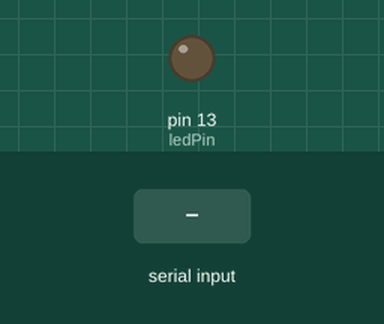
The sketch below on a simulated Arduino Mega 2560, built with avr-gcc and run on an emulated ATmega2560. Parts: output pins drawn as LEDs (lit = HIGH). The inputs (shaded band) are chosen by the test bench. What the sketch prints to the serial monitor is not drawn.

Above: at 1.3 s.
1.4 s: "1" received over the second serial link
Timing chart, 0 to 4.4 s (numbered marks = the images above; inputs shaded):
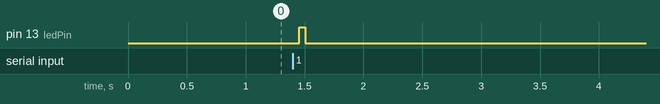

The sketch:

LRF_TEST.ino
```cpp
#include<avr/io.h>
#define F_CPU 16000000UL
#include<util/delay.h>
#include <inttypes.h>
#include <stdint.h>
const int ledPin =  13;
#define BAUD 19200                                   // define baud
#define BAUDRATE ((F_CPU)/(BAUD*16UL)-1)            // set baud rate value for UBRR

#define buffer_length 10
#define min_time 2

unsigned char incomingByte = 0;
unsigned int m_dist = 0;

//Slave ID
#define Slave_ID 0x10

//For single ranging
#define range_inst 0x83
#define range_insdes 0x00
#define range_checksum 0x7D
#define range_dl 4

//For Baud Rate 9600
#define setbaud_inst 0x9E
#define setbaud_insdes0 0x90
#define setbaud_insdes1 0x00
#define setbaud_insdes2 0x00
#define setbaud_insdes3 0x04
#define setbaud_checksum 0xCE
#define setbaud_dl 7

//For comm test
#define comtest_inst 0xC0
#define comtest_checksum 0x40
#define comtest_dl 3

//For Stop Ranging
#define srange_inst 0x84
#define srange_checksum 0x7C
#define srange_dl 3

//DISTANCE DATA PARAMS
#define dist_inst 0x01
#define dist_data_valid 0x7F
unsigned char dist_MSB = 0;
unsigned char dist_LSB = 0;
unsigned char dist_checksum = 0;

//Error Information
#define err_inst 0xE0
unsigned char err_inf = 0;
unsigned char err_checksum = 0;

unsigned char buffer[buffer_length ];
unsigned char buffer_r[buffer_length ];
int temp = 0;

void setup() {
  Serial.begin(9600);
  Serial1.begin(19200);
  Serial.println("setting Devices");
  delay(100);
  pinMode(ledPin, OUTPUT);
}


// functions to send data

//Sending Baud Rate Info
void send_Setbaud() {
  Serial.println("Baud Packet Init");
  temp = -1;
  buffer[0] = Slave_ID;
  buffer[1] = setbaud_inst;
  buffer[2] = setbaud_insdes0;
  buffer[3] = setbaud_insdes1;
  buffer[4] = setbaud_insdes2;
  buffer[5] = setbaud_insdes3;
  buffer[6] = setbaud_checksum;
  Serial1.write(buffer, setbaud_dl);  digitalWrite(ledPin, LOW);
}

//Sending Communication Test packet:0x60 Received if okay
void send_commtest() {
  Serial.println("Comm test Packet Init");
  temp = -1;
  buffer[0] = Slave_ID;
  buffer[1] = comtest_inst;
  buffer[2] = comtest_checksum;
  Serial1.write(buffer, comtest_dl);  digitalWrite(ledPin, LOW);
}

//Sending commands for single ranging
void send_ranging() {
  // Serial.println("TX DATA");
  digitalWrite(ledPin, LOW);
  temp = -1;
  buffer[0] = Slave_ID;
  buffer[1] = range_inst;
  buffer[2] = range_insdes;
  buffer[3] = range_checksum;
  Serial1.write(buffer, range_dl);
  digitalWrite(ledPin, LOW);
}

//Sending commands to stop ranging
void stop_ranging() {
  temp = -1;
  buffer[0] = Slave_ID;
  buffer[1] = srange_inst;
  buffer[2] = srange_checksum;

  do {
    while (!(UCSR1A & (1 << UDRE1)));
    UDR1 = buffer[++temp];
  } while (temp < srange_dl);

}

// function to receive data
unsigned char dist_recieve (void)
{
  /* while (!(UCSR1A) & (1 << RXC1));                // wait while data is being received
    return UDR1;        */                           // return 8-bit data
  if (Serial1.available() > 0) {
    // read the incoming byte:
    incomingByte = Serial1.read();
  }
  return incomingByte;
}

void dread() {
  int t = 0;

  if (Serial1.available()) {
    //  Serial.println("incomming");
    while (Serial1.available() > 0)
    { digitalWrite(ledPin, HIGH);
      buffer_r[t] = dist_recieve();
      t++;
    }
  }
  /*//Packet
     while(t>-1){
      Serial.println(buffer_r[t-1]);
      buffer_r[t-1]=0;
      t--;
      }*/

  if (buffer_r[0] != Slave_ID) {
    Serial.println("______ ModuleMissing ____");
  } else if (buffer_r[1] == 1) {
    if (buffer_r[2] > 127) {
      Serial.println("Incorrect Data");
    } else
    {
      m_dist = ((256 * buffer_r[3]) + buffer_r[4]) * 0.5; // MSB(0x0H - Max =0x04=4) + LSB(Max=0xFF=255)
      Serial.print("Measured Distance: ");
      Serial.print(m_dist);
      Serial.println(" metres");
    }
  } else {
    Serial.println("Instructions Not found"); // FOR ERROR STATUS
  }
}

void loop()
{
  // send_Setbaud();
  delay(50);
  // send_commtest();
  dread();
  delay(50);
  send_ranging();
  // delay(1000);
  // dread();
}
```

Measured:
- after the input at 1.4 s, pin 13 (ledPin): LOW → HIGH after 0.05 s, → LOW 0.05 s later
